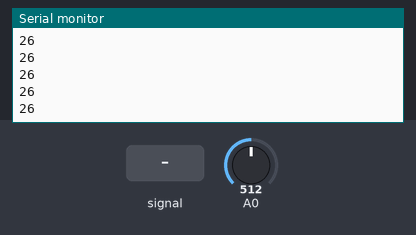
Bench run of a sketch on a simulated Arduino Uno, built with avr-gcc and run on an emulated ATmega328P. Parts: the last lines printed to the serial monitor. Inputs (shaded band) come from the test bench; at power-on: A0 = 512.

Above: at 1.2 s.
1.3 s: A0 fed a 200 Hz sine of ±81 counts around its level
At 1.33 s:
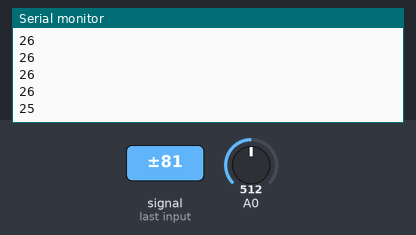
2.8 s: A0 set to 716
At 2.83 s:
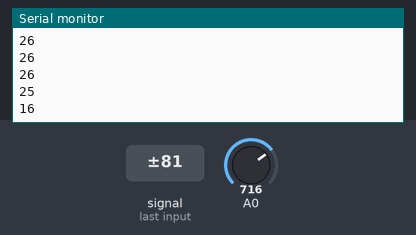
4.3 s: A0 fed a 1000 Hz sine of ±255 counts around its level
At 4.34 s:
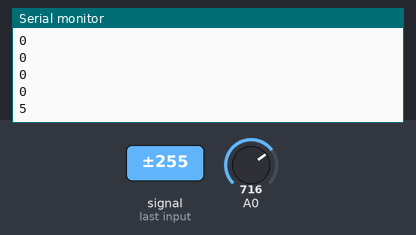
5.8 s: A0 set to 900
At 5.8 s:
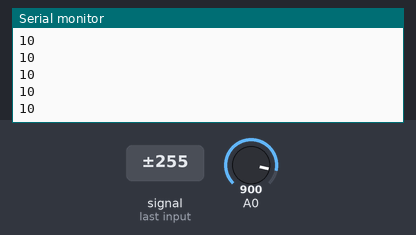
Timing chart, 0 to 8.3 s (numbered marks = the images above; inputs shaded):
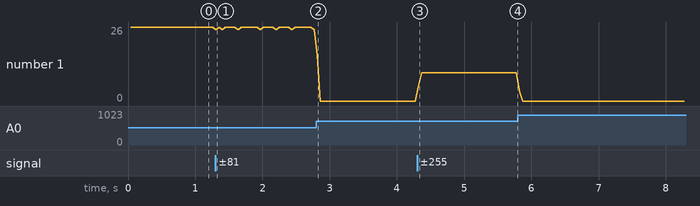

Measured:
- after the input at 1.3 s, the serial monitor: prints a new line at once (image 1)
- after the input at 2.8 s, the serial monitor: prints a new line at once (image 2)
- after the input at 4.3 s, the serial monitor: prints a new line at once (image 3)
- plotted number 1: 26 → 25 after the input at 1.3 s, 25 → 0 after the input at 2.8 s, 0 → 10 after the input at 4.3 s

The sketch:

AnalogReadSerial.ino
```cpp
 int sensorValue=0;
  int sensorValue1=0;
void setup() {
  // initialize serial communication at 9600 bits per second:
  Serial.begin(9600);


    // read the input on analog pin 0:
sensorValue = analogRead(A0)+7;
  sensorValue =  100-(sensorValue/7);
  if (sensorValue <0)
  {
  sensorValue =0;
  }
    if (sensorValue ==99)
  {
  sensorValue =100;
  }
}

// the loop routine runs over and over again forever:
void loop() {


  sensorValue1=0;

    for(int pos = 0; pos < 301; pos += 1)  // goes from 0 degrees to 180 degrees
  {

      int sensorValue = analogRead(A0)+7;
  sensorValue =  100-(sensorValue/7);
  if (sensorValue <0)
  {
  sensorValue =0;
  }
    if (sensorValue >98)
  {
  sensorValue =100;
  }


   sensorValue1=sensorValue1+ sensorValue;


 }


  Serial.println(sensorValue1/300);
  delay(10);        // delay in between reads for stability
}
```
